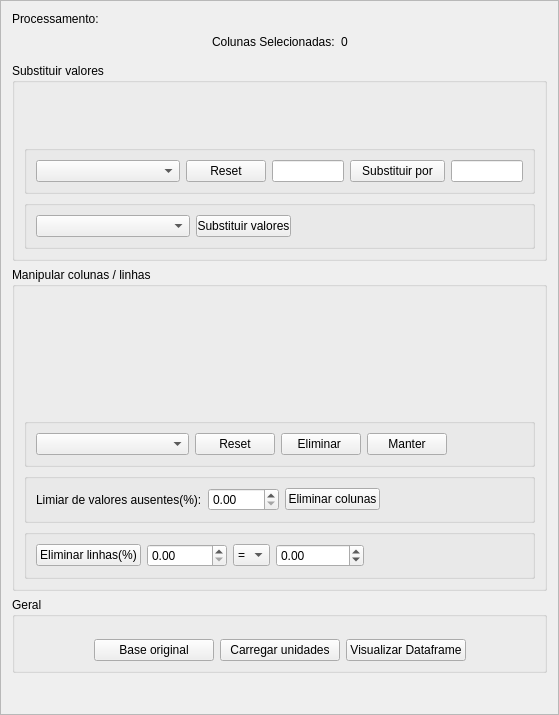
                    <widget class="QFrame" name="frame_3">
                     <property name="frameShape">
                      <enum>QFrame::StyledPanel</enum>
                     </property>
                     <property name="frameShadow">
                      <enum>QFrame::Raised</enum>
                     </property>
                     <layout class="QVBoxLayout" name="verticalLayout_8">
                      <property name="spacing">
                       <number>6</number>
                      </property>
                      <item>
                       <widget class="QLabel" name="label_5">
                        <property name="text">
                         <string>Processamento:</string>
                        </property>
                       </widget>
                      </item>
                      <item>
                       <layout class="QHBoxLayout" name="horizontalLayout_9">
                        <item>
                         <spacer name="horizontalSpacer_12">
                          <property name="orientation">
                           <enum>Qt::Horizontal</enum>
                          </property>
                          <property name="sizeHint" stdset="0">
                           <size>
                            <width>40</width>
                            <height>20</height>
                           </size>
                          </property>
                         </spacer>
                        </item>
                        <item>
                         <widget class="QLabel" name="label_2">
                          <property name="text">
                           <string>Colunas Selecionadas:</string>
                          </property>
                         </widget>
                        </item>
                        <item>
                         <widget class="QLabel" name="col_label">
                          <property name="text">
                           <string>0</string>
                          </property>
                         </widget>
                        </item>
                        <item>
                         <spacer name="horizontalSpacer_13">
                          <property name="orientation">
                           <enum>Qt::Horizontal</enum>
                          </property>
                          <property name="sizeHint" stdset="0">
                           <size>
                            <width>40</width>
                            <height>20</height>
                           </size>
                          </property>
                         </spacer>
                        </item>
                       </layout>
                      </item>
                      <item>
                       <spacer name="verticalSpacer_2">
                        <property name="orientation">
                         <enum>Qt::Vertical</enum>
                        </property>
                        <property name="sizeType">
                         <enum>QSizePolicy::Fixed</enum>
                        </property>
                        <property name="sizeHint" stdset="0">
                         <size>
                          <width>20</width>
                          <height>5</height>
                         </size>
                        </property>
                       </spacer>
                      </item>
                      <item>
                       <widget class="QGroupBox" name="groupBox_6">
                        <property name="title">
                         <string>Substituir valores</string>
                        </property>
                        <layout class="QVBoxLayout" name="verticalLayout_7" stretch="1,0,0">
                         <property name="topMargin">
                          <number>22</number>
                         </property>
                         <item>
                          <spacer name="verticalSpacer_3">
                           <property name="orientation">
                            <enum>Qt::Vertical</enum>
                           </property>
                           <property name="sizeHint" stdset="0">
                            <size>
                             <width>20</width>
                             <height>40</height>
                            </size>
                           </property>
                          </spacer>
                         </item>
                         <item>
                          <widget class="QGroupBox" name="groupBox">
                           <property name="title">
                            <string/>
                           </property>
                           <layout class="QHBoxLayout" name="horizontalLayout_5" stretch="4,1,2,2,2">
                            <item>
                             <widget class="CheckableComboBox" name="sub_combobox">
                              <property name="toolTip">
                               <string>&lt;html&gt;&lt;head/&gt;&lt;body&gt;&lt;p&gt;Seleção das colunas do dataframe que terão os valores substituídos&lt;/p&gt;&lt;/body&gt;&lt;/html&gt;</string>
                              </property>
                             </widget>
                            </item>
                            <item>
                             <widget class="QPushButton" name="reset1">
                              <property name="minimumSize">
                               <size>
                                <width>0</width>
                                <height>20</height>
                               </size>
                              </property>
                              <property name="toolTip">
                               <string>Desfaz todas as seleções</string>
                              </property>
                              <property name="text">
                               <string>Reset</string>
                              </property>
                             </widget>
                            </item>
                            <item>
                             <widget class="QLineEdit" name="sub_lineEdit1">
                              <property name="toolTip">
                               <string>&lt;html&gt;&lt;head/&gt;&lt;body&gt;&lt;p&gt;Valor/String a ser substituída. A tag 'null' designa valores ausentes&lt;/p&gt;&lt;/body&gt;&lt;/html&gt;</string>
                              </property>
                             </widget>
                            </item>
                            <item>
                             <widget class="QPushButton" name="sub_button">
                              <property name="minimumSize">
                               <size>
                                <width>95</width>
                                <height>20</height>
                               </size>
                              </property>
                              <property name="baseSize">
                               <size>
                                <width>0</width>
                                <height>0</height>
                               </size>
                              </property>
                              <property name="text">
                               <string>Substituir por</string>
                              </property>
                             </widget>
                            </item>
                            <item>
                             <widget class="QLineEdit" name="sub_lineEdit2">
                              <property name="toolTip">
                               <string>&lt;html&gt;&lt;head/&gt;&lt;body&gt;&lt;p&gt;Valor/String para substituição&lt;/p&gt;&lt;/body&gt;&lt;/html&gt;</string>
                              </property>
                             </widget>
                            </item>
                           </layout>
                          </widget>
                         </item>
                         <item>
                          <widget class="QGroupBox" name="groupBox_4">
                           <property name="title">
                            <string/>
                           </property>
                           <layout class="QHBoxLayout" name="horizontalLayout_11" stretch="2,1,3">
                            <item>
                             <widget class="QComboBox" name="replace_combobox">
                              <property name="toolTip">
                               <string>&lt;html&gt;&lt;head/&gt;&lt;body&gt;&lt;p&gt;Critréios para substituição de valores ausentes&lt;/p&gt;&lt;/body&gt;&lt;/html&gt;</string>
                              </property>
                             </widget>
                            </item>
                            <item>
                             <widget class="QPushButton" name="replace_button">
                              <property name="minimumSize">
                               <size>
                                <width>95</width>
                                <height>20</height>
                               </size>
                              </property>
                              <property name="baseSize">
                               <size>
                                <width>0</width>
                                <height>0</height>
                               </size>
                              </property>
                              <property name="text">
                               <string>Substituir valores</string>
                              </property>
                             </widget>
                            </item>
                            <item>
                             <spacer name="horizontalSpacer_4">
                              <property name="orientation">
                               <enum>Qt::Horizontal</enum>
                              </property>
                              <property name="sizeHint" stdset="0">
                               <size>
                                <width>40</width>
                                <height>20</height>
                               </size>
                              </property>
                             </spacer>
                            </item>
                           </layout>
                          </widget>
                         </item>
                        </layout>
                       </widget>
                      </item>
                      <item>
                       <widget class="QGroupBox" name="groupBox_7">
                        <property name="title">
                         <string>Manipular colunas / linhas</string>
                        </property>
                        <layout class="QVBoxLayout" name="verticalLayout_11" stretch="2,0,0,0,0,0">
                         <property name="topMargin">
                          <number>11</number>
                         </property>
                         <item>
                          <spacer name="verticalSpacer_4">
                           <property name="orientation">
                            <enum>Qt::Vertical</enum>
                           </property>
                           <property name="sizeHint" stdset="0">
                            <size>
                             <width>20</width>
                             <height>40</height>
                            </size>
                           </property>
                          </spacer>
                         </item>
                         <item>
                          <spacer name="verticalSpacer_6">
                           <property name="orientation">
                            <enum>Qt::Vertical</enum>
                           </property>
                           <property name="sizeHint" stdset="0">
                            <size>
                             <width>20</width>
                             <height>40</height>
                            </size>
                           </property>
                          </spacer>
                         </item>
                         <item>
                          <spacer name="verticalSpacer_5">
                           <property name="orientation">
                            <enum>Qt::Vertical</enum>
                           </property>
                           <property name="sizeHint" stdset="0">
                            <size>
                             <width>20</width>
                             <height>40</height>
                            </size>
                           </property>
                          </spacer>
                         </item>
                         <item>
                          <widget class="QGroupBox" name="groupBox_2">
                           <property name="title">
                            <string/>
                           </property>
                           <layout class="QHBoxLayout" name="horizontalLayout_6" stretch="4,1,2,2,2">
                            <item>
                             <widget class="CheckableComboBox" name="remove_combobox">
                              <property name="toolTip">
                               <string>&lt;html&gt;&lt;head/&gt;&lt;body&gt;&lt;p&gt;Seleção das colunas a serem eliminadas ou mantidas&lt;/p&gt;&lt;/body&gt;&lt;/html&gt;</string>
                              </property>
                             </widget>
                            </item>
                            <item>
                             <widget class="QPushButton" name="reset2">
                              <property name="minimumSize">
                               <size>
                                <width>0</width>
                                <height>20</height>
                               </size>
                              </property>
                              <property name="toolTip">
                               <string>Desfaz todas as seleções</string>
                              </property>
                              <property name="text">
                               <string>Reset</string>
                              </property>
                             </widget>
                            </item>
                            <item>
                             <widget class="QPushButton" name="remove_button">
                              <property name="minimumSize">
                               <size>
                                <width>0</width>
                                <height>20</height>
                               </size>
                              </property>
                              <property name="baseSize">
                               <size>
                                <width>0</width>
                                <height>0</height>
                               </size>
                              </property>
                              <property name="text">
                               <string>Eliminar </string>
                              </property>
                             </widget>
                            </item>
                            <item>
                             <widget class="QPushButton" name="manter_button">
                              <property name="minimumSize">
                               <size>
                                <width>0</width>
                                <height>20</height>
                               </size>
                              </property>
                              <property name="text">
                               <string>Manter</string>
                              </property>
                             </widget>
                            </item>
                            <item>
                             <spacer name="horizontalSpacer">
                              <property name="orientation">
                               <enum>Qt::Horizontal</enum>
                              </property>
                              <property name="sizeHint" stdset="0">
                               <size>
                                <width>40</width>
                                <height>20</height>
                               </size>
                              </property>
                             </spacer>
                            </item>
                           </layout>
                          </widget>
                         </item>
                         <item>
                          <widget class="QGroupBox" name="groupBox_3">
                           <property name="title">
                            <string/>
                           </property>
                           <layout class="QHBoxLayout" name="horizontalLayout_10" stretch="1,1,1,2">
                            <item>
                             <widget class="QLabel" name="label_6">
                              <property name="text">
                               <string>Limiar de valores ausentes(%):</string>
                              </property>
                             </widget>
                            </item>
                            <item>
                             <widget class="QDoubleSpinBox" name="limiar_spin">
                              <property name="toolTip">
                               <string>&lt;html&gt;&lt;head/&gt;&lt;body&gt;&lt;p&gt;Percentual de valores ausentes acima do qual as colunas serão eliminadas&lt;/p&gt;&lt;/body&gt;&lt;/html&gt;</string>
                              </property>
                             </widget>
                            </item>
                            <item>
                             <widget class="QPushButton" name="limiar_button">
                              <property name="minimumSize">
                               <size>
                                <width>95</width>
                                <height>20</height>
                               </size>
                              </property>
                              <property name="baseSize">
                               <size>
                                <width>0</width>
                                <height>0</height>
                               </size>
                              </property>
                              <property name="text">
                               <string>Eliminar colunas</string>
                              </property>
                             </widget>
                            </item>
                            <item>
                             <spacer name="horizontalSpacer_2">
                              <property name="orientation">
                               <enum>Qt::Horizontal</enum>
                              </property>
                              <property name="sizeHint" stdset="0">
                               <size>
                                <width>40</width>
                                <height>20</height>
                               </size>
                              </property>
                             </spacer>
                            </item>
                           </layout>
                          </widget>
                         </item>
                         <item>
                          <widget class="QGroupBox" name="groupBox_12">
                           <property name="title">
                            <string/>
                           </property>
                           <layout class="QHBoxLayout" name="horizontalLayout_13" stretch="1,1,0,1,2">
                            <item>
                             <widget class="QPushButton" name="limiar_linhas_button">
                              <property name="text">
                               <string>Eliminar linhas(%)</string>
                              </property>
                             </widget>
                            </item>
                            <item>
                             <widget class="QDoubleSpinBox" name="limiar_linhas_spin">
                              <property name="toolTip">
                               <string>&lt;html&gt;&lt;head/&gt;&lt;body&gt;&lt;p&gt;Percentual de ocorrênciasa acima do qual as linhas serão eliminadas&lt;/p&gt;&lt;/body&gt;&lt;/html&gt;</string>
                              </property>
                             </widget>
                            </item>
                            <item>
                             <widget class="QComboBox" name="elim_comboBox">
                              <item>
                               <property name="text">
                                <string>=</string>
                               </property>
                              </item>
                              <item>
                               <property name="text">
                                <string>&gt;</string>
                               </property>
                              </item>
                              <item>
                               <property name="text">
                                <string>&lt;</string>
                               </property>
                              </item>
                             </widget>
                            </item>
                            <item>
                             <widget class="QDoubleSpinBox" name="val_linhas_spin">
                              <property name="minimum">
                               <double>-1000000000.000000000000000</double>
                              </property>
                              <property name="maximum">
                               <double>1000000000.000000000000000</double>
                              </property>
                             </widget>
                            </item>
                            <item>
                             <spacer name="horizontalSpacer_6">
                              <property name="orientation">
                               <enum>Qt::Horizontal</enum>
                              </property>
                              <property name="sizeHint" stdset="0">
                               <size>
                                <width>40</width>
                                <height>20</height>
                               </size>
                              </property>
                             </spacer>
                            </item>
                           </layout>
                          </widget>
                         </item>
                        </layout>
                       </widget>
                      </item>
                      <item>
                       <widget class="QGroupBox" name="groupBox_5">
                        <property name="title">
                         <string>Geral</string>
                        </property>
                        <layout class="QHBoxLayout" name="horizontalLayout_12" stretch="3,2,2,2,3">
                         <property name="topMargin">
                          <number>22</number>
                         </property>
                         <item>
                          <spacer name="horizontalSpacer_5">
                           <property name="orientation">
                            <enum>Qt::Horizontal</enum>
                           </property>
                           <property name="sizeHint" stdset="0">
                            <size>
                             <width>40</width>
                             <height>20</height>
                            </size>
                           </property>
                          </spacer>
                         </item>
                         <item>
                          <widget class="QPushButton" name="reset_button">
                           <property name="minimumSize">
                            <size>
                             <width>120</width>
                             <height>20</height>
                            </size>
                           </property>
                           <property name="baseSize">
                            <size>
                             <width>0</width>
                             <height>0</height>
                            </size>
                           </property>
                           <property name="toolTip">
                            <string>Retorna ao dataframe original</string>
                           </property>
                           <property name="text">
                            <string>Base original</string>
                           </property>
                          </widget>
                         </item>
                         <item>
                          <widget class="QPushButton" name="tags_button">
                           <property name="minimumSize">
                            <size>
                             <width>120</width>
                             <height>20</height>
                            </size>
                           </property>
                           <property name="maximumSize">
                            <size>
                             <width>120</width>
                             <height>16777215</height>
                            </size>
                           </property>
                           <property name="toolTip">
                            <string>Associar o arquivo de descreve as unidades das variáveis de processo</string>
                           </property>
                           <property name="text">
                            <string>Carregar unidades</string>
                           </property>
                          </widget>
                         </item>
                         <item>
                          <widget class="QPushButton" name="df_show_button">
                           <property name="minimumSize">
                            <size>
                             <width>120</width>
                             <height>20</height>
                            </size>
                           </property>
                           <property name="baseSize">
                            <size>
                             <width>0</width>
                             <height>0</height>
                            </size>
                           </property>
                           <property name="toolTip">
                            <string>Abre a planilha com o dataframe de trabalho</string>
                           </property>
                           <property name="text">
                            <string>Visualizar Dataframe</string>
                           </property>
                          </widget>
                         </item>
                         <item>
                          <spacer name="horizontalSpacer_3">
                           <property name="orientation">
                            <enum>Qt::Horizontal</enum>
                           </property>
                           <property name="sizeHint" stdset="0">
                            <size>
                             <width>40</width>
                             <height>20</height>
                            </size>
                           </property>
                          </spacer>
                         </item>
                        </layout>
                       </widget>
                      </item>
                      <item>
                       <spacer name="verticalSpacer">
                        <property name="orientation">
                         <enum>Qt::Vertical</enum>
                        </property>
                        <property name="sizeType">
                         <enum>QSizePolicy::Fixed</enum>
                        </property>
                        <property name="sizeHint" stdset="0">
                         <size>
                          <width>20</width>
                          <height>30</height>
                         </size>
                        </property>
                       </spacer>
                      </item>
                      <item>
                       <layout class="QHBoxLayout" name="horizontalLayout_7"/>
                      </item>
                     </layout>
                    </widget>
